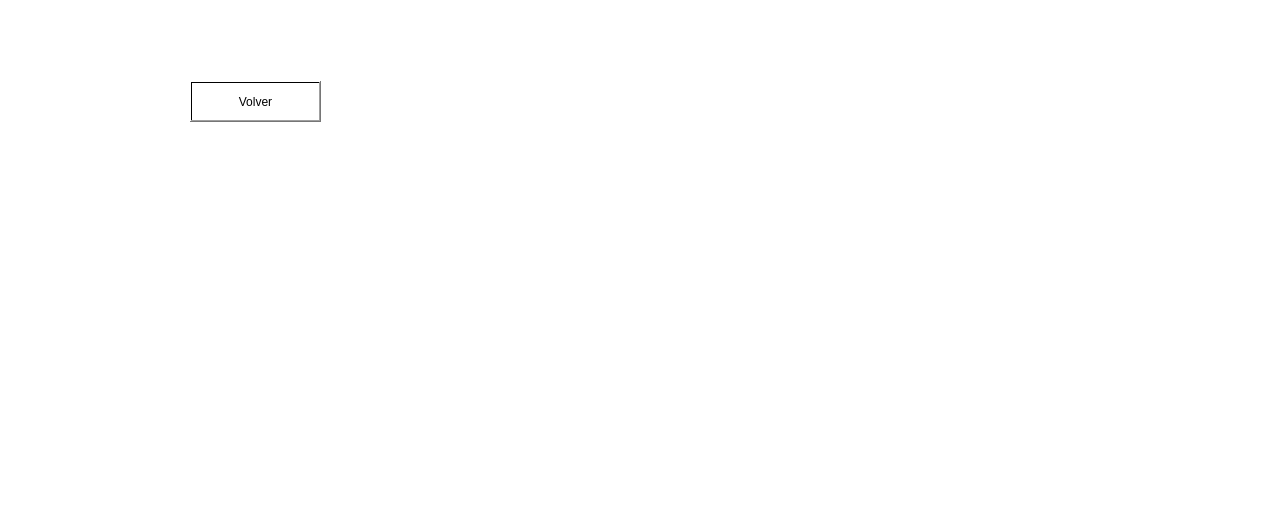
<?xml version="1.0" encoding="UTF-8"?>
<ui version="4.0">
 <class>ShowInventary</class>
 <widget class="QMainWindow" name="ShowInventary">
  <property name="geometry">
   <rect>
    <x>0</x>
    <y>0</y>
    <width>1261</width>
    <height>532</height>
   </rect>
  </property>
  <property name="windowTitle">
   <string>MainWindow</string>
  </property>
  <property name="styleSheet">
   <string notr="true">background-color: qlineargradient(spread:pad, x1:0, y1:0, x2:1, y2:0, stop:0 rgba(0, 0, 0, 255), stop:1 rgba(0, 0, 0, 0));
background-color: qlineargradient(spread:pad, x1:0, y1:0, x2:1, y2:1, stop:0 rgba(255, 255, 255, 255));</string>
  </property>
  <widget class="QWidget" name="centralwidget">
   <widget class="QLabel" name="background">
    <property name="geometry">
     <rect>
      <x>10</x>
      <y>0</y>
      <width>1241</width>
      <height>511</height>
     </rect>
    </property>
    <property name="text">
     <string/>
    </property>
    <property name="pixmap">
     <pixmap>images/Screen_2_JPG.jpg</pixmap>
    </property>
   </widget>
   <widget class="QPushButton" name="btnVolver">
    <property name="geometry">
     <rect>
      <x>190</x>
      <y>81</y>
      <width>131</width>
      <height>41</height>
     </rect>
    </property>
    <property name="styleSheet">
     <string notr="true">font: 10pt &quot;MS Shell Dlg 2&quot;;</string>
    </property>
    <property name="text">
     <string>Volver</string>
    </property>
   </widget>
  </widget>
  <widget class="QMenuBar" name="menubar">
   <property name="geometry">
    <rect>
     <x>0</x>
     <y>0</y>
     <width>1261</width>
     <height>21</height>
    </rect>
   </property>
  </widget>
  <widget class="QStatusBar" name="statusbar"/>
 </widget>
 <resources/>
 <connections/>
</ui>
